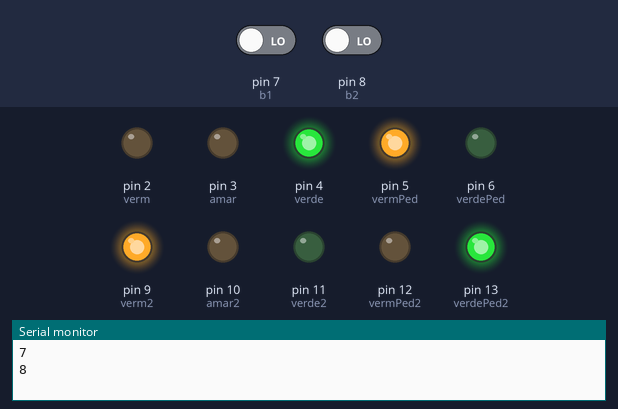
A sketch run on a simulated Arduino Uno, built with avr-gcc and run on an emulated ATmega328P. On the bench: output pins drawn as LEDs (lit = HIGH), the last lines printed to the serial monitor. The inputs (shaded band) are chosen by the test bench; at power-on: pin 7 (b1) LOW, pin 8 (b2) LOW.

Above: at 1.2 s.
1.3 s: pin 7 (b1) driven HIGH
At 2.37 s:
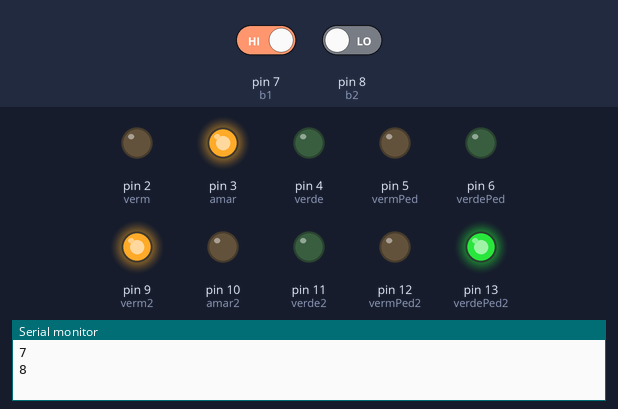
At 5.6 s:
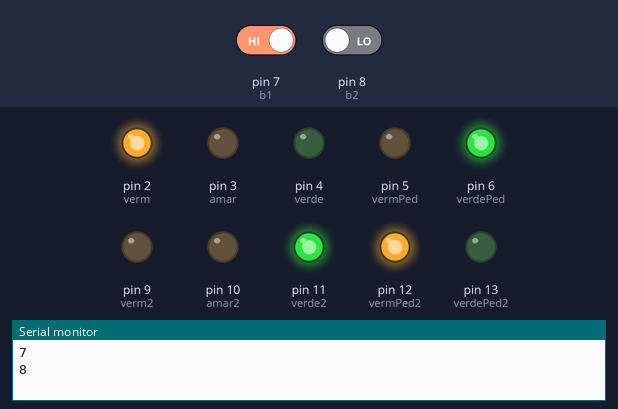
17.0 s: pin 7 (b1) driven LOW
At 17.12 s:
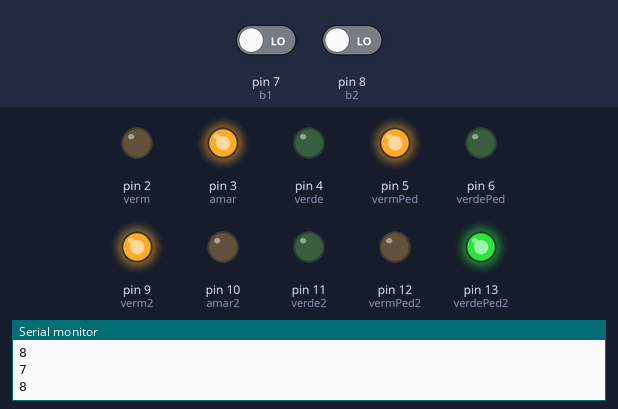
32.7 s: pin 8 (b2) driven HIGH
Timing chart, 0 to 54.4 s (numbered marks = the images above; inputs shaded):
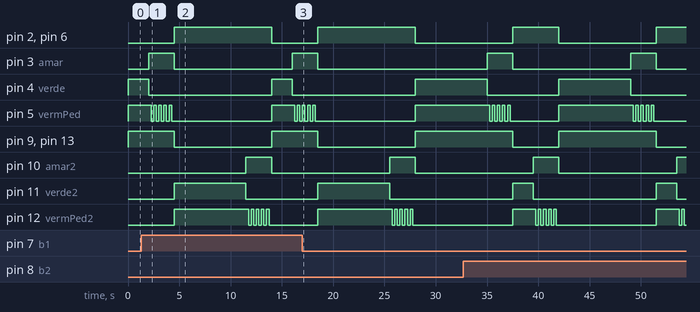

Measured:
- after the input at 1.3 s, pin 2 (verm), pin 6 (verdePed): LOW → HIGH after 3.2 s instead of 8.2 s; pin 4 (verde): HIGH → LOW after 0.70 s instead of 5.7 s; pin 9 (verm2), pin 13 (verdePed2): HIGH → LOW after 3.2 s instead of 8.2 s; pin 10 (amar2): LOW → HIGH after 10.2 s instead of 15.2 s
- after the input at 17.0 s, pin 3 (amar): goes on until 18.5 s, then stays LOW; pin 4 (verde), pin 5 (vermPed): goes on until 28.0 s, then stays HIGH
- by itself, pin 11 (verde2): alternates HIGH for 2.0 s and LOW for 12.0 s

The sketch:

piscar_4_led.ino
```cpp
//semaforo "inteligente"
//define as portas e nomes usadas
#define verm 2
#define amar 3
#define verde 4
#define vermPed 5
#define verdePed 6
#define verm2 9
#define amar2 10
#define verde2 11
#define vermPed2 12
#define verdePed2 13
#define b1 7 //botao 1
#define b2 8 //botao 2

//define uma variavel com valor inteiro
int tempo = 5000;
int tempoPiscante = 250;
int cheque = 0;
int ant = LOW;
int i = 0;

//void setup é a parte que começa o código
void setup(){
  pinMode(verm, OUTPUT);
  pinMode(amar, OUTPUT);
  pinMode(verde, OUTPUT);
  pinMode(vermPed, OUTPUT);
  pinMode(verdePed, OUTPUT);
  pinMode(verm2, OUTPUT);
  pinMode(amar2, OUTPUT);
  pinMode(verde2, OUTPUT);
  pinMode(vermPed2, OUTPUT);
  pinMode(verdePed2, OUTPUT);
  pinMode(b1, INPUT);
  pinMode(b2, INPUT);
  Serial.begin(9600);
}

//void loop é a parte que faz a repetição do código
void loop(){

  //mostrar no monitor serial o valor
  Serial.println(b1);
  Serial.println(b2);

  //digitalWrite (definir o sinal de saida, alto ou baixo)
  digitalWrite(verde, HIGH);
  digitalWrite(vermPed, HIGH);
  digitalWrite(verm2, HIGH);
  digitalWrite(verdePed2, HIGH);
  delay(2000);

  //if é uma condição de (se tal coisa acontecer)
  if(digitalRead(b1) == 1){//botao 1
    digitalWrite(vermPed, HIGH);
    digitalWrite(verde, LOW);
    digitalWrite(amar, HIGH);
    digitalWrite(verm2, HIGH);
    digitalWrite(verdePed2, HIGH);

    //else é o (senão acontecer tal coisa, acontecer isto)
  }else{
    delay(tempo);
  }
  digitalWrite(verde, LOW);
  digitalWrite(vermPed, LOW);//semaforo 1 amarelo
  digitalWrite(amar, HIGH);

  //while é para definir a quantidade de repetições
  i = 0;
    while(i < 5){//pedestres 1 piscando vermelho
      digitalWrite(vermPed, HIGH);
      delay(tempoPiscante);
      digitalWrite(vermPed, LOW);
      delay(tempoPiscante);
      i++;
    }

    digitalWrite(amar, LOW);
    digitalWrite(verm, HIGH);//semaforo 1 vermelho, pedestres 1 verde
    digitalWrite(verdePed, HIGH);

    digitalWrite(verm2, LOW);
    digitalWrite(verde2, HIGH);//semaforo 2 verde, pedestes 2 vermelho
    digitalWrite(vermPed2, HIGH);
  digitalWrite(verdePed2, LOW);
    delay(2000);

  if(digitalRead(b2) == 1){//botao 2
    cheque = 0;
    digitalWrite(vermPed2, HIGH);
    digitalWrite(verde2, LOW);
    digitalWrite(verm, HIGH);
    digitalWrite(amar2, HIGH);
    digitalWrite(verdePed, HIGH);

  }else{
    delay(tempo);
  }
  digitalWrite(verde2, LOW);//semaforo 2 amarelo
  digitalWrite(amar2, HIGH);

  i = 0;
   while(i < 5){//pedestres 2 piscando vermelho
     digitalWrite(vermPed2, HIGH);
     delay(tempoPiscante);
     digitalWrite(vermPed2, LOW);
     delay(tempoPiscante);
     i++;
   }
    digitalWrite(verm, LOW);
    digitalWrite(amar2, LOW);
    digitalWrite(verdePed, LOW);
  //essa ultima linha so desliga alguns leds por causa que reinicia o loop daqui
}
```
